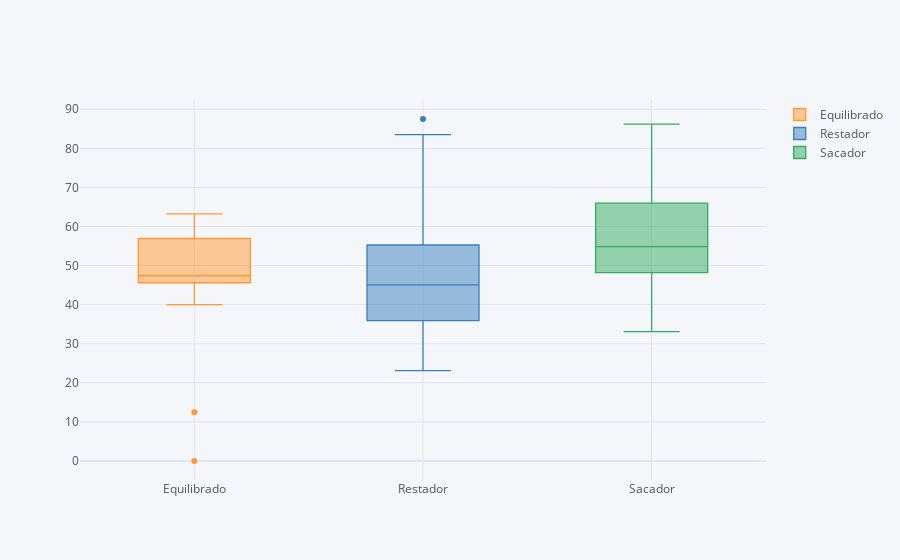

Notebook source saved alongside this figure:
### Code cell
tdf_2012[['Perfil jugador','% de Victorias ']].pivot(columns='Perfil jugador',values='% de Victorias ').iplot(kind='box',boxpoints='outliers')

### Figure 1 — Plotly figure (JSON) as saved in the notebook; plotly's stock layout.template omitted (floating-point values rounded to 4 significant figures)
{"data": [{"boxpoints": "outliers", "line": {"width": 1.3}, "marker": {"color": "rgba(255, 153, 51, 1.0)"}, "name": "Equilibrado", "orientation": "v", "type": "box", "y": [null, null, null, null, null, null, null, null, null, null, null, null, null, null, null, null, null, null, null, null, null, null, null, null, null, 59.26, null, null, null, null, null, 61.11, null, null, null, null, null, null, null, null, 56.41, null, null, 46.94, null, null, null, 58.46, 47.06, null, 40, null, 47.4, null, null, null, 63.24, null, null, 47.22, null, null, 46, null, 50, null, null, null, null, 55.88, 54.84, null, null, null, 44.4, null, null, 0, null, null, null, null, null, 12.5, null]}, {"boxpoints": "outliers", "line": {"width": 1.3}, "marker": {"color": "rgba(55, 128, 191, 1.0)"}, "name": "Restador", "orientation": "v", "type": "box", "y": [null, null, null, null, 87.5, null, null, null, null, null, null, null, 66.7, null, null, null, null, 83.52, null, null, null, null, null, null, null, null, null, null, null, null, null, null, 50, null, null, null, null, null, null, null, null, null, null, null, 67.24, 67.27, null, null, null, null, null, null, null, 55.26, null, null, null, 49.06, null, null, null, 51.06, null, 30.3, null, null, 31.1, 44.64, null, null, null, 45.5, 35.9, 34.38, null, null, 47.83, null, 40, 38.24, 39.58, 42.5, 23.1, null, 33.3]}, {"boxpoints": "outliers", "line": {"width": 1.3}, "marker": {"color": "rgba(50, 171, 96, 1.0)"}, "name": "Sacador", "orientation": "v", "type": "box", "y": [68.18, 69.23, 85.54, 48.48, null, 79.27, 51.16, 86.21, 53.57, 58.97, 40.1, 68.8, null, 72.62, 70.73, 59.68, 63.64, null, 49.06, 65.63, 65.63, 77.78, 66.67, 48.39, 55.81, null, 65.96, 48.94, 63.64, 51.35, 42.4, null, null, 46.67, 47.06, 57.63, 54, 36.36, 54.55, 33.1, null, 67.24, 58.33, null, null, null, 49.06, null, null, 55.1, null, 38.24, null, null, 65.52, 44.44, null, null, 48.21, null, 40.43, null, null, null, null, 38.1, null, null, 42.5, null, null, null, null, null, null, 50, null, null, null, null, null, null, null, null, null]}], "layout": {"legend": {"bgcolor": "#F5F6F9", "font": {"color": "#4D5663"}}, "paper_bgcolor": "#F5F6F9", "plot_bgcolor": "#F5F6F9", "title": {"font": {"color": "#4D5663"}}, "xaxis": {"gridcolor": "#E1E5ED", "showgrid": true, "tickfont": {"color": "#4D5663"}, "title": {"font": {"color": "#4D5663"}, "text": ""}, "zerolinecolor": "#E1E5ED"}, "yaxis": {"gridcolor": "#E1E5ED", "showgrid": true, "tickfont": {"color": "#4D5663"}, "title": {"font": {"color": "#4D5663"}, "text": ""}, "zerolinecolor": "#E1E5ED"}}}
